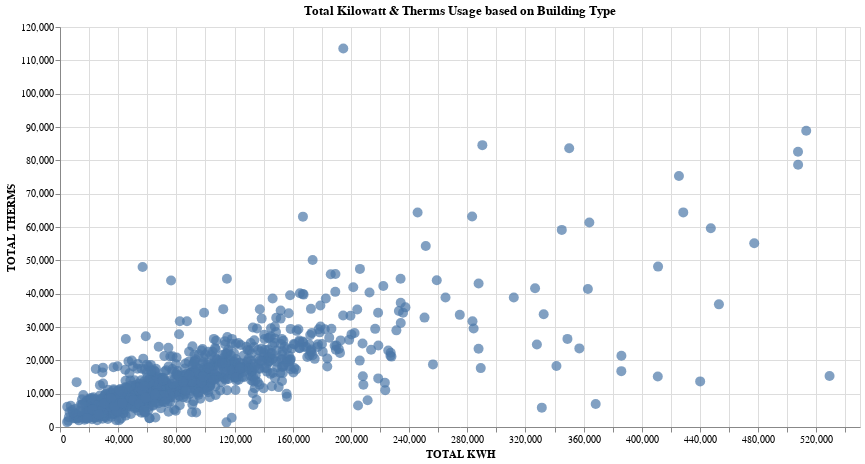

The notebook cell this image was saved under:
### Code cell
df = pd.read_csv(r"C:\Users\Maple\Downloads\energy1.csv")

df_clean = df[(df['TOTAL THERMS'] <= 120000) & (df['TOTAL KWH'] <= 550000)]
#A dropdown filter
building_types = ['Commercial', 'Residential']
#single = alt.selection_single()

chart = alt.Chart(df_clean).mark_circle(size=100).encode(
    x='TOTAL KWH:Q',
    y='TOTAL THERMS:Q',
    tooltip=[alt.Tooltip('TOTAL KWH', title = 'Total Kilowatts'), 
             alt.Tooltip('TOTAL THERMS', title = 'Total Therms'),
             alt.Tooltip('BUILDING TYPE', title = 'Building Type')]
).properties(
    width=800,
    height=400,
    title='Total Kilowatt & Therms Usage based on Building Type'
).interactive(bind_y=False)

dropdown = alt.binding_select(options=building_types, name="Type of Building")
select = alt.selection_point(fields=['BUILDING TYPE'], bind=dropdown)

filter = chart.add_params(
    select
).transform_filter(
    select
)

filter

### Figure 1 — Vega-Lite specification as saved in the notebook (floating-point values rounded to 4 significant figures; data arrays with more than 128 entries replaced by an {"elided": "..."} marker saying what was removed)
{"config": {"view": {"continuousWidth": 300, "continuousHeight": 300}}, "data": {"name": "data-7cd28f63ce828f0b0a3110d19b9d780e"}, "mark": {"type": "circle", "size": 100}, "encoding": {"tooltip": [{"field": "TOTAL KWH", "title": "Total Kilowatts", "type": "quantitative"}, {"field": "TOTAL THERMS", "title": "Total Therms", "type": "quantitative"}, {"field": "BUILDING TYPE", "title": "Building Type", "type": "nominal"}], "x": {"field": "TOTAL KWH", "type": "quantitative"}, "y": {"field": "TOTAL THERMS", "type": "quantitative"}}, "height": 400, "params": [{"name": "param_1", "select": {"type": "interval", "encodings": ["x"]}, "bind": "scales"}, {"name": "param_2", "select": {"type": "point", "fields": ["BUILDING TYPE"]}, "bind": {"input": "select", "options": ["Commercial", "Residential"], "name": "Type of Building"}}], "title": "Total Kilowatt & Therms Usage based on Building Type", "transform": [{"filter": {"param": "param_2"}}], "width": 800, "$schema": "https://vega.github.io/schema/vega-lite/v5.20.1.json", "datasets": {"data-7cd28f63ce828f0b0a3110d19b9d780e": {"elided": "988 records"}}}
